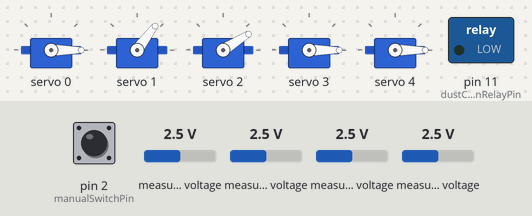
The program below on a simulated Arduino Uno, built with avr-gcc and run on an emulated ATmega328P. Parts: 5 × servo, switched loads named in the program (green lamp = pin HIGH). The inputs (shaded band) are chosen by the test bench; at power-on: pin 2 (manualSwitchPin) LOW, measured voltage 2.5 V. What the program prints to the serial monitor is not drawn.

Above: at 1.2 s.
1.3 s: pin 2 (manualSwitchPin) pulled HIGH for 0.15 s
At 2.4 s:
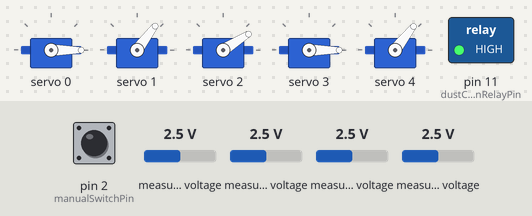
3.3 s: pin 2 (manualSwitchPin) pulled HIGH for 1 s
At 6.9 s:
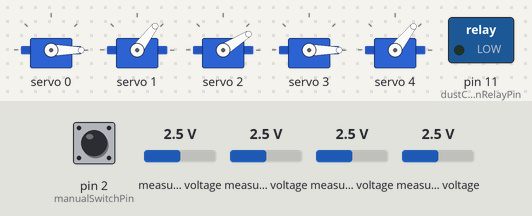
Timing chart, 0 to 9.9 s (numbered marks = the images above; inputs shaded):
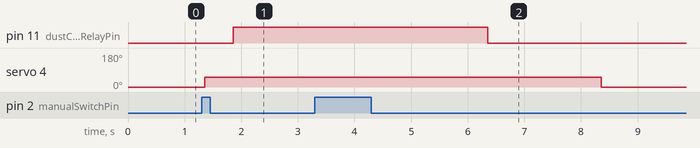

Measured:
- after the input at 1.3 s, pin 11 (dustCollectionRelayPin): LOW → HIGH after 0.55 s; servo 4: 0° → 52° after 0.05 s
- after the input at 3.3 s, pin 11 (dustCollectionRelayPin): HIGH → LOW after 3.1 s; servo 4: 52° → 0° after 5.1 s

The program:

main.cpp
```cpp
/*
   This program is inspired by the work of Bob Clagett from I Like To Make Stuff
   https://github.com/iliketomakestuff/iltms_automated_dust_collection/blob/master/DustCollectionAutomation_v2.ino

   It's heavily modified, because the AC current sensor he used, does not work well with 230V. I have replaced the
   sensors with two ADS1115 and current clamps, which gives me control over a total of 4 blast gates. I also have an additional
   blast gate controled with a push button. It's possible to hook up another 2 ADS115 so the total number of current-
   controlled blast gates can be 8.

   Uses https://github.com/adafruit/Adafruit-PWM-Servo-Driver-Library and
   https://github.com/adafruit/Adafruit_ADS1X15
*/
#include <Wire.h>
#include <Adafruit_PWMServoDriver.h>
#include <Adafruit_ADS1X15.h>
#include <arduino-timer.h>

#define debug(x) Serial.print(x)
#define debugln(x) Serial.println(x)

Adafruit_PWMServoDriver pwm = Adafruit_PWMServoDriver(); // Uses the default I2C address 0x40
Adafruit_ADS1115 ads1;
Adafruit_ADS1115 ads2;

boolean collectorIsOn = false;
int dustCollectorSpinDown = 3000;

int activeTool = 50;
const int NUMBER_OF_TOOLS = 5;
const int NUMBER_OF_GATES = 5;
String tools[NUMBER_OF_TOOLS] = { "Søylebor", "Bordsag", "Båndsag", "Båndsliper", "Arbeidsbord" };
double ampThreshold = .50;
const int dustCollectionRelayPin = 11;
const int manualSwitchPin = 2;
bool manualToolOn = false;

int gateMinMax[NUMBER_OF_GATES][2] = {
  /*open, close*/
  { 210, 90 }, // Søylebor
  { 327, 223 }, // Bordsag
  { 298, 180 }, // Båndsag
  { 220, 100 }, // Båndsliper
  { 222, 106 }  // Arbeidsbord
};

// Keep track of gates to be toggled ON/OFF for each tool
int gates[NUMBER_OF_TOOLS][NUMBER_OF_GATES] = {
  { 1, 0, 0, 0, 0 },
  { 0, 1, 0, 0, 0 },
  { 0, 0, 1, 0, 0 },
  { 0, 0, 0, 1, 0 },
  { 0, 0, 0, 0, 1 }
};

bool initialisation_complete = false;
const float FACTOR = 30;
const float multiplier = 0.0625F;

const int debounceTime = 50;  // Debounce in milliseconds
int lastButtonState = LOW;
unsigned long lastDebounceTime = 0;
int buttonState = LOW;
auto toolCheckTimer = timer_create_default();

boolean checkForAmperageChange(int which);
void turnOnDustCollection();
void turnOffDustCollection();
void closeGate(uint8_t num);
void openGate(uint8_t num);
void closeAllGates();
float getCorriente(int toolId);
void setGatePositions(int activeTool);
bool checkAutomaticTools(void *);

void setup() {
   Serial.begin(9600);
   pinMode(dustCollectionRelayPin, OUTPUT);
   pwm.begin();
   pwm.setPWMFreq(50);

   ads1.setGain(GAIN_TWO);
   if (!ads1.begin(0x48)) { // Sets the I2C address to 0x48: ADDR=GND
      debugln("Failed to initialize ADS 1.");
      while (1);
   }

   ads2.setGain(GAIN_TWO);
   if (!ads2.begin(0x49)) { // Sets the I2C address to 0x49: ADDR=VCC
      debugln("Failed to initialize ADS 2.");
      while (1);
   }
   pinMode(manualSwitchPin, INPUT);
   closeAllGates();
   toolCheckTimer.every(2000, checkAutomaticTools);
   initialisation_complete = true;
   debugln("Initializing complete");
}

void loop() {
   toolCheckTimer.tick();
   int reading = digitalRead(manualSwitchPin);
   if (reading != lastButtonState) {
      lastDebounceTime = millis();
   }
   if ((millis() - lastDebounceTime) > debounceTime) {
      if (reading != buttonState) {
         buttonState = reading;
         if (buttonState == HIGH) {
            if(manualToolOn == false) {
               manualToolOn = true;
               activeTool = 4;
            }
            else {
               manualToolOn = false;
               activeTool = 50;
            }
         }
      }
   }
   lastButtonState = reading;

   if (activeTool != 50) {
      setGatePositions(activeTool);
   }
   else {
      if (collectorIsOn == true) {
         delay(dustCollectorSpinDown);
         turnOffDustCollection();
         delay(2000);
         closeAllGates();
      }
   }
}

bool checkAutomaticTools(void *) {
   if (manualToolOn == false) {
      for (int i = 0; i < NUMBER_OF_TOOLS; i++) {
         if(checkForAmperageChange(i)) {
            activeTool = i;
            break;
         }
         else {
            activeTool = 50;
         }
      }
   }
   return true;
}
void setGatePositions( int activeTool) {
   if (collectorIsOn == false) {
      // Manage all gate positions
      for (int s = 0; s < NUMBER_OF_GATES; s++) {
         int pos = gates[activeTool][s];
         if (pos == 1) {
            openGate(s);
         }
         else {
            closeGate(s);
         }
      }
      // Wait a bit to let blast gate to open
      delay(500);
      turnOnDustCollection();
   }
}

void closeAllGates() {
   for(int i = 0; i < NUMBER_OF_GATES; i++) {
      closeGate(i);
   }
}

boolean checkForAmperageChange(int which) {
   float currentRMS = getCorriente(which);
   if(currentRMS > ampThreshold) {
      return true;
   }
   return false;
}

float getCorriente(int toolId) {
   float voltage;
   float Corriente;
   float sum = 0;
   long tiempo = millis();
   int counter = 0;

   while (millis() - tiempo < 100) {
      if(toolId == 0) {
         voltage = ads1.readADC_Differential_0_1() * multiplier;
      }
      else if(toolId == 1) {
         voltage = ads1.readADC_Differential_2_3() * multiplier;
      }
      else if(toolId == 2) {
         voltage = ads2.readADC_Differential_0_1() * multiplier;
      }
      else if(toolId == 3) {
         voltage = ads2.readADC_Differential_2_3() * multiplier;
      }
      else {
         return 0;
      }
      Corriente = voltage * FACTOR;
      Corriente /= 100.0;
      sum += sq(Corriente);
      counter = counter + 1;
   }

   Corriente = sqrt(sum / counter);
   return(Corriente);
}

void turnOnDustCollection() {
   digitalWrite(dustCollectionRelayPin, 1);
   collectorIsOn = true;
}

void turnOffDustCollection() {
   digitalWrite(dustCollectionRelayPin, 0);
   collectorIsOn = false;
}

void closeGate(uint8_t num) {
   pwm.setPWM(num, 0, gateMinMax[num][1]);
}

void openGate(uint8_t num) {
   pwm.setPWM(num, 0, gateMinMax[num][0]);
}
```
